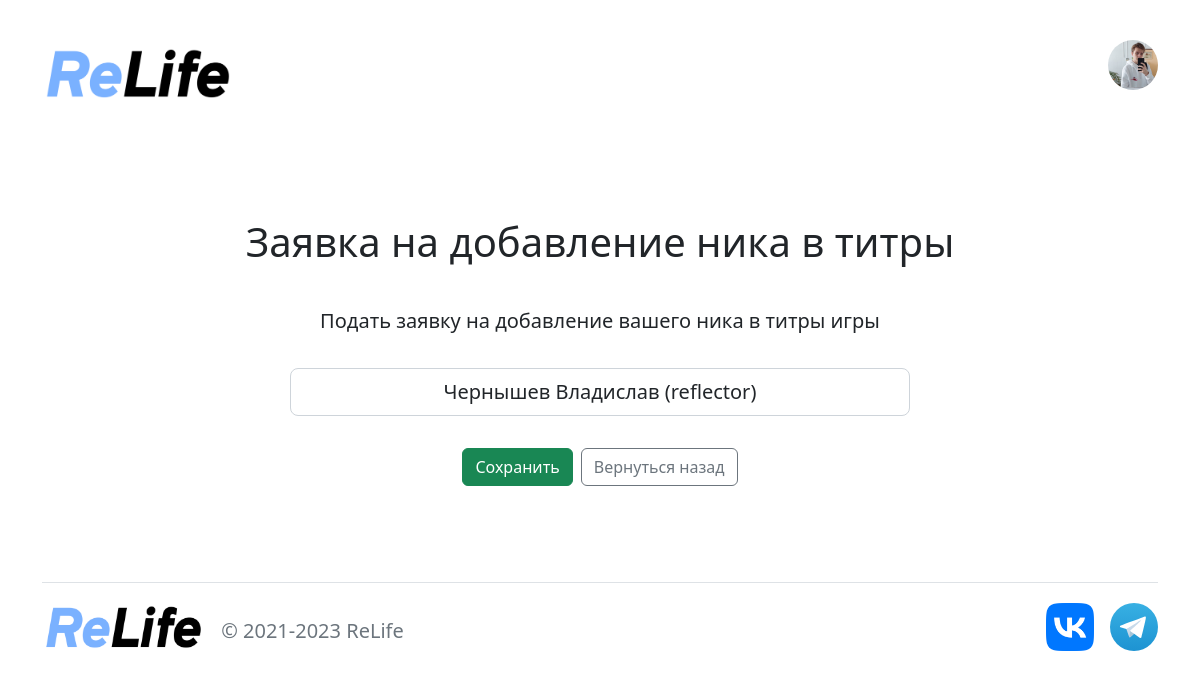
/account/add_nick (signed in), run on the app's committed database.
### users/models.py (models this page shows, shortened)
class User(AbstractUser):
    pass

class Account(models.Model):
    user = models.OneToOneField(User, null=True, blank=True, on_delete=models.CASCADE)
    first_name = models.CharField('Имя', null=True, blank=True, max_length=32)
    last_name = models.CharField('Фамилия', null=True, blank=True, max_length=32)
    birthday = models.DateField('День рождения', null=True, blank=True, )
    gender = models.CharField(
        'Пол пользователя',
        null=True,
        blank=True,
        max_length=7,
        choices=[
            ('Мужской', 'Мужской'),
            ('Женский', 'Женский')
        ]
    )
    phone = models.CharField('Номер моб. телефона', null=True, blank=True, max_length=10)
    role = models.CharField(
        'Роль пользователя',
        null=True,
        blank=True,
        max_length=25,
        choices=[
            ('Пользователь', 'Пользователь'),
            ('Спонсор', 'Спонсор'),
            ('Ангел', 'Ангел'),
            ('Создатель', 'Создатель'),
        ],
        default='Пользователь'
    )
    accept_ua_pp = models.BooleanField('Согласие со всеми правилами', null=True, blank=True, default=True)
    nick_in_credits = models.CharField('Ник для титров', null=True, blank=True, max_length=64)
    web_site = models.CharField('Веб-сайт', null=True, blank=True, max_length=64)
    github = models.CharField('GitHub', null=True, blank=True, max_length=64)
    telegram = models.CharField('Telegram', null=True, blank=True, max_length=64)
    discord = models.CharField('Discord', null=True, blank=True, max_length=64)
    ip_address = models.CharField('Ip', null=True, blank=True, default='ABC', max_length=64)
    img = models.ImageField('Аватар', null=True, blank=True, upload_to=path_and_rename,
                            default='img/avatar/standard_avatar.png')
    class Meta:
        verbose_name = 'Пользователь_доп'
        verbose_name_plural = 'Пользователи_доп'

### users/views.py (the view)
# urls.py: path('account/add_nick', views.add_nick_in_credits, name='a_n_i_c'),
def add_nick_in_credits(request):
    user = request.user.account
    form = AddUserInCreditsForms(instance=user)
    if request.method == 'POST':
        form = AddUserInCreditsForms(request.POST, instance=user)
        if form.is_valid():
            form.save()
            return redirect('lk')
    context = {
        'form': form,
    }
    return render(request, 'users/account/account_add_nick_credits.html', context)

### users/forms.py
class AddUserInCreditsForms(ModelForm):
    class Meta:
        model = Account
        fields = ["nick_in_credits"]
        widgets = {
            "nick_in_credits": TextInput(attrs={
                "class": "form-control text-center form-control-lg",
                "type": "text",
                "placeholder": "Ник/Имя",
                "aria-label": "Ник/Имя",
                "aria-describedby": "basic-addon1",
            }),
        }

### templates/users/account/account_add_nick_credits.html (shortened to what this page needs)
{% extends 'users/base.html' %}
{% load static %}
{% block logo_for_page %}
<img src="{% static 'users/img/logo_site.jpg' %}" class="rounded bi me-5" alt="logo.svg" width='192' height='65.4'>
{% endblock %}
{% block content %}
<div class="container">
    <form method="POST" action="">
        <div class="py-5 my-5 text-center">
            <div class='text-center mb-2'>
                <h1>Заявка на добавление ника в титры</h1><br>
            </div>
            <div class="col-lg-10 mx-auto">
                <p class="lead mb-4 mt-2">
                    Подать заявку на добавление вашего ника в титры игры
                </p>
                <div class="col-lg-8 mx-auto py-2">
                    {{ form.nick_in_credits }}
                </div><br>
                <div class="d-grid gap-2 d-sm-flex justify-content-sm-center">
                    <input type="submit" value="Сохранить" class="btn btn-success" name="_save">
                    <a class="btn btn-outline-secondary" href="{% url 'lk' %}">Вернуться назад</a>
                </div>
            </div>
        </div>
    </form>
</div>
{% endblock %}

### templates/users/base.html (shortened to what this page needs)
{% load static %}
<!doctype html>
<html lang="en">
<head>
    <link href="https://cdn.jsdelivr.net/npm/bootstrap@5.2.0/dist/css/bootstrap.min.css" rel="stylesheet">
    <link rel="stylesheet" href="{% static 'users/css/nav_menu.css' %}">
    <link rel="stylesheet" href="{% static 'users/css/base_link.css' %}">
</head>
<body>
    <aside>
        <header class="p-3 mb-3">
            <div class="container">
                <div class="d-flex flex-wrap align-items-center justify-content-between">
                    <a href="{% url 'home' %}" class="d-flex align-items-center mb-2 mb-lg-0 align-self-end">
                        {% block logo_for_page %}{% endblock %}
                    </a>
                    {% if user.is_authenticated %}
                        <div class="dropdown">
                            <a class="pe-0 ps-2" id="navbarDropdownUser" role="button" data-bs-toggle="dropdown"
                               aria-haspopup="true" aria-expanded="false">
                                <div class="avatar avatar-xl">
                                    {% if user.account.img %}
                                        <img class="rounded-circle mb-3" src="/static/users/{{ user.account.img }}" alt=""
                                             width="50" height="50">
                                    {% else %}
                                        <img src="/static/users/img/avatar/standard_avatar.png" alt="avatar - {{ user.username }}"
                                             class="mb-3 bd-placeholder-img rounded-circle" width="50" height="50">
                                    {% endif %}
                                </div>
                            </a>
                        </div>
                    {% endif %}
                </div>
            </div>
        </header>
    </aside>
    <main>
        {% block content %}
        {% endblock %}
    </main>
    <div class="container">
        <footer class="d-flex flex-wrap justify-content-between align-items-center py-3 my-4 border-top">
          <div class="col-md-4 d-flex align-items-center">
                <a href="{% url 'home' %}" class="mb-3 me-3 mb-md-0 text-muted text-decoration-none lh-1">
                    <img src="{% static 'users/img/logo_site.jpg' %}" class="bi" alt="logo.svg" width='163.2' height='55.59'>
                </a>
                <span class="h5 mt-3 text-muted">© 2021-2023 ReLife</span>
          </div>
          <ul class="nav col-md-4 justify-content-end list-unstyled d-flex">
            <li class="ms-3">
                <a class="text-muted" href="https://vk.com/vr1_r1">
                    <img src="{% static 'users/img/logo/VK_Compact_Logo.jpg' %}" class="bi" alt="logo.svg" width='48' height='48'>
                </a>
            </li>
            <li class="ms-3">
                <a class="text-muted" href="https://t.me/+VbuMNx8Dnsg0YWQ6">
                    <img src="{% static 'users/img/logo/Telegram_logo.svg' %}" class="bi" alt="logo.svg" width='48' height='48'>
                </a>
            </li>
          </ul>
        </footer>
      </div>
</body>
</html>

### data on the page
User: account.img (picture)
Account: nick_in_credits "Чернышев Владислав (reflector)"
